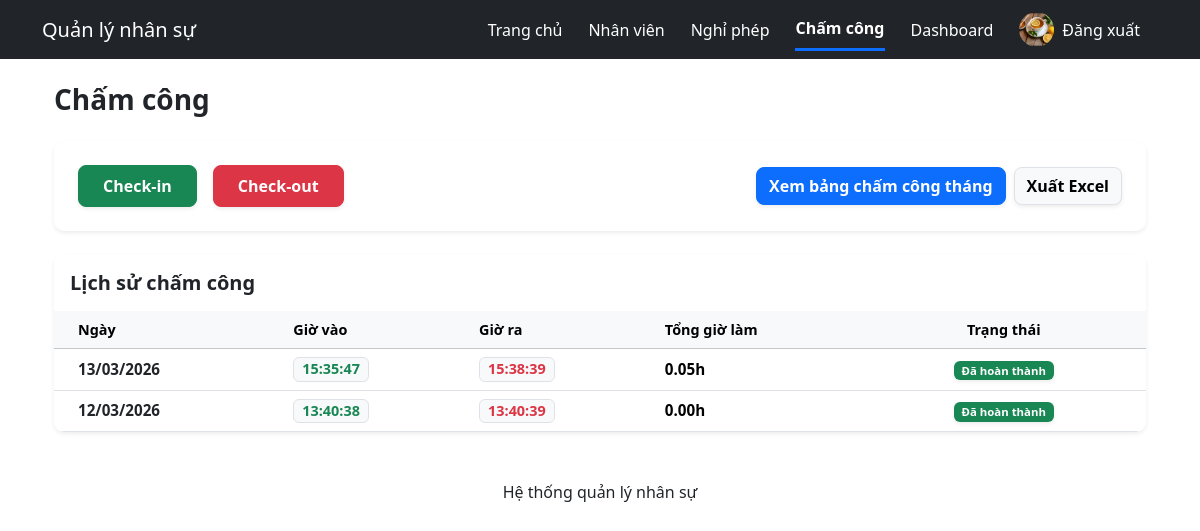
/attendance/ (signed in), run on the app's committed database.
### employees/models.py (models this page shows, shortened)
class Employee(models.Model):
    user = models.OneToOneField(User, on_delete=models.CASCADE, verbose_name="Tài khoản")
    department = models.ForeignKey(
        Department,
        on_delete=models.SET_NULL,
        null=True,
        verbose_name="Phòng ban"
    )
    position = models.ForeignKey(
        Position,
        on_delete=models.SET_NULL,
        null=True,
        verbose_name="Chức vụ"
    )
    phone = models.CharField("Số điện thoại", max_length=20)
    address = models.TextField("Địa chỉ")
    photo = models.ImageField("Ảnh nhân viên", upload_to='employees/', null=True, blank=True)
    class Meta:
        verbose_name = "Nhân viên"
        verbose_name_plural = "Nhân viên"

class Attendance(models.Model):
    user = models.ForeignKey(User, on_delete=models.CASCADE, verbose_name="Nhân viên")
    ngay = models.DateField("Ngày", auto_now_add=True)
    gio_vao = models.TimeField("Giờ vào", null=True, blank=True)
    gio_ra = models.TimeField("Giờ ra", null=True, blank=True)
    class Meta:
        verbose_name = "Chấm công"
        verbose_name_plural = "Chấm công"

### employees/views.py (the view, shortened to what this page needs)
# urls.py: path('attendance/', views.attendance_view, name='attendance'),
@login_required
def attendance_view(request):
    today = date.today()
    records = Attendance.objects.filter(
        user=request.user
    ).order_by('-ngay','-gio_vao')
    for r in records:
        if r.gio_vao and r.gio_ra:
            start = datetime.combine(r.ngay, r.gio_vao)
            end = datetime.combine(r.ngay, r.gio_ra)
            diff = end - start
            hours = diff.total_seconds() / 3600
            r.work_hours = f"{hours:.2f}h"
        else:
            r.work_hours = "--"
    return render(request,'attendance.html',{
        'records':records
    })

### employees/templates/attendance.html (shortened to what this page needs)
{% extends 'base.html' %}
{% block content %}
<div class="container-fluid mt-4">
    <h3 class="fw-bold text-dark mb-4">Chấm công</h3>
    <div class="card shadow-sm border-0 mb-4" style="border-radius: 10px;">
        <div class="card-body p-4 d-flex justify-content-between align-items-center flex-wrap gap-3">
            <form method="POST" class="m-0 d-flex gap-3">
                <button type="submit" name="action" value="checkin" class="btn btn-success px-4 py-2 fw-bold shadow-sm" style="border-radius: 8px;">
                    Check-in
                </button>
                <button type="submit" name="action" value="checkout" class="btn btn-danger px-4 py-2 fw-bold shadow-sm" style="border-radius: 8px;">
                    Check-out
                </button>
            </form>
            <div class="d-flex gap-2 flex-wrap">
                <a href="{% url 'attendance_table' %}" class="btn btn-primary fw-semibold shadow-sm" style="border-radius: 8px;">
                    Xem bảng chấm công tháng
                </a>
                <a href="/export-attendance/" class="btn btn-light border fw-semibold shadow-sm" style="border-radius: 8px;">
                    Xuất Excel
                </a>
            </div>
        </div>
    </div>
    <div class="card shadow-sm border-0" style="border-radius: 10px; overflow: hidden;">
        <div class="card-header bg-white py-3 border-bottom-0">
            <h5 class="m-0 fw-bold text-dark">Lịch sử chấm công</h5>
        </div>
        <div class="table-responsive">
            <table class="table table-hover align-middle mb-0">
                <thead class="table-light text-muted" style="font-size: 0.9rem;">
                    <tr>
                        <th class="ps-4">Ngày</th>
                        <th>Giờ vào</th>
                        <th>Giờ ra</th>
                        <th>Tổng giờ làm</th>
                        <th class="text-center pe-4">Trạng thái</th>
                    </tr>
                </thead>
                <tbody style="font-size: 0.95rem;">
                    {% for r in records %}
                    <tr>
                        <td class="ps-4 fw-semibold text-dark">{{ r.ngay|date:"d/m/Y" }}</td>
                        <td>
                            <span class="badge bg-light text-success border px-2 py-1" style="font-size: 0.9rem;">
                                {{ r.gio_vao|time:"H:i:s"|default:"--" }}
                            </span>
                        </td>
                        <td>
                            <span class="badge bg-light text-danger border px-2 py-1" style="font-size: 0.9rem;">
                                {{ r.gio_ra|time:"H:i:s"|default:"--" }}
                            </span>
                        </td>
                        <td><span class="fw-bold">{{ r.work_hours }}</span></td>
                        <td class="text-center pe-4">
                            {% if r.gio_ra %}
                                <span class="badge bg-success shadow-sm px-2 py-1">Đã hoàn thành</span>
                            {% else %}
                                <span class="badge bg-warning text-dark shadow-sm px-2 py-1">Đang làm việc</span>
                            {% endif %}
                        </td>
                    </tr>
                    {% endfor %}
                </tbody>
            </table>
        </div>
    </div>
</div>
{% endblock %}

### employees/templates/base.html (shortened to what this page needs)
<!DOCTYPE html>
<html lang="vi">
<head>
<link href="https://cdn.jsdelivr.net/npm/bootstrap@5.3.2/dist/css/bootstrap.min.css" rel="stylesheet">
</head>
<body>
<nav class="navbar navbar-dark bg-dark">
<div class="container">
<a class="navbar-brand" href="/">Quản lý nhân sự</a>
<ul class="navbar-nav flex-row align-items-center">
<li class="nav-item mx-2">
<a class="nav-link {% if request.path == '/' %}active-menu{% endif %}" href="/">
Trang chủ
</a>
</li>
<li class="nav-item mx-2">
<a class="nav-link {% if '/employees' in request.path %}active-menu{% endif %}" href="/employees">
Nhân viên
</a>
</li>
<li class="nav-item mx-2">
<a class="nav-link {% if '/leave' in request.path %}active-menu{% endif %}" href="/leave">
Nghỉ phép
</a>
</li>
<li class="nav-item mx-2">
<a class="nav-link {% if '/attendance' in request.path %}active-menu{% endif %}" href="/attendance">
Chấm công
</a>
</li>
<li class="nav-item mx-2">
<a class="nav-link {% if '/dashboard' in request.path %}active-menu{% endif %}" href="/dashboard">
Dashboard
</a>
</li>
{% if request.user.is_authenticated %}
{% if request.user.employee.photo %}
<img src="{{request.user.employee.photo.url}}" class="avatar-small ms-2">
{% endif %}
<li class="nav-item mx-2">
<a class="nav-link text-white" href="/logout/">
Đăng xuất
</a>
</li>
{% else %}
<li class="nav-item mx-2">
<a class="nav-link text-white" href="/login/">
Đăng nhập
</a>
</li>
{% endif %}
</ul>
</div>
</nav>
<div class="container mt-4">
{% block content %}
{% endblock %}
</div>
<footer class="text-center mt-5">
<p>Hệ thống quản lý nhân sự</p>
</footer>
</body>
</html>

### employees/templates/base.html (style rules this page uses)
.nav-link { color:white !important; margin-right:10px; }
.active-menu { border-bottom:3px solid #0d6efd; font-weight:bold; }
.avatar-small { width:35px; height:35px; border-radius:50%; object-fit:cover; }

### data on the page
Attendance: ngay "13/03/2026", gio_vao "15:35:47", gio_ra "15:38:39", work_hours "0.05h", shows "Đã hoàn thành"
Attendance: ngay "12/03/2026", gio_vao "13:40:38", gio_ra "13:40:39", work_hours "0.00h", shows "Đã hoàn thành"
